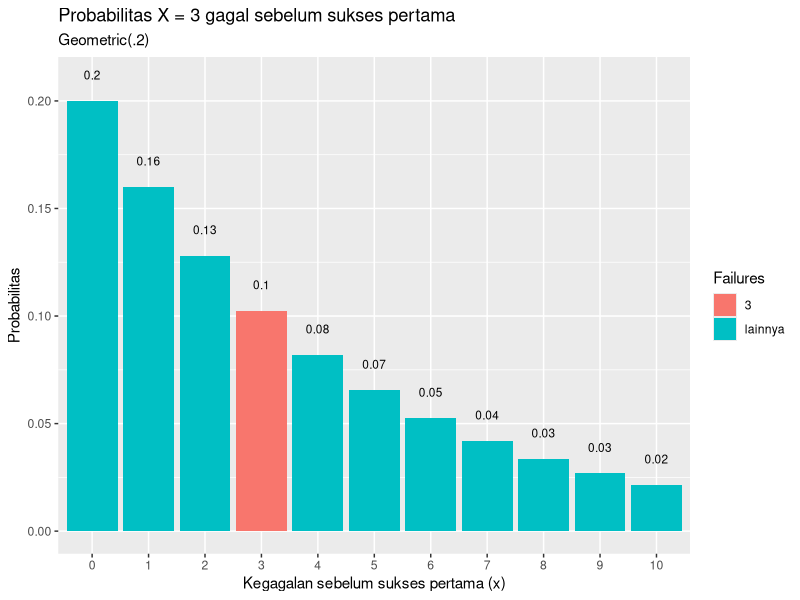

Recreate this plot in R.
# 1a. Berapa peluang penyurvei bertemu x = 3 orang yang tidak menghadiri acara
#     vaksinasi sebelum keberhasilan pertama ketika p = 0,20 dari populasi
#     menghadiri acara vaksinasi?
p = 0.2
n = 3
dgeom(n, p)

# 1b. mean Distribusi Geometrik dengan 10000 data random , prob = 0,20 dimana
#     distribusi geometrik acak tersebut X = 3
p = 0.2
n = 10000
mean(rgeom(n, p) == 3)

# 1c. Bandingkan Hasil poin a dan b , apa kesimpulan yang bisa didapatkan?
# Poin A akan menghasilkan nilai yang tetap dikarenakan menggunakan distribusi
# geometrik, sementara poin B menghasilkan nilai yang tidak tetap dikarenakan
# menggunakan distribusi geometrik acak

# 1d. Histogram Distribusi Geometrik , Peluang X = 3 gagal Sebelum
#     Sukses Pertama
install.packages("ggplot2")
install.packages("dplyr")

library(dplyr)
library(ggplot2)

p = 0.2
n = 3
data.frame(x = 0:10, prob = dgeom(x = 0:10, prob = p)) %>%
  mutate(Failures = ifelse(x == n, n, "lainnya")) %>%
  ggplot(aes(x = factor(x), y = prob, fill = Failures)) +
  geom_col() +
  geom_text(
    aes(label = round(prob,2), y = prob + 0.01),
    position = position_dodge(0.9),
    size = 3,
    vjust = 0
  ) +
  labs(title = "Probabilitas X = 3 gagal sebelum sukses pertama",
       subtitle = "Geometric(.2)",
       x = "Kegagalan sebelum sukses pertama (x)",
       y = "Probabilitas")

# 1e. Nilai Rataan dan Varian dari Distribusi Geometrik.
p = 0.2
n = 3
rataan = n / p
rataan
varian = (n - p) / ("^" (p, 2))
varian